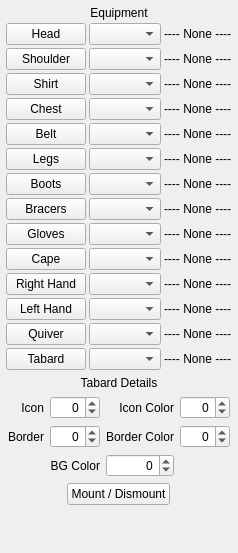
<?xml version="1.0" encoding="UTF-8"?>
<ui version="4.0">
 <class>dockWidget_Equipment</class>
 <widget class="QWidget" name="dockWidget_Equipment">
  <property name="geometry">
   <rect>
    <x>0</x>
    <y>0</y>
    <width>236</width>
    <height>553</height>
   </rect>
  </property>
  <property name="windowTitle">
   <string notr="true"/>
  </property>
  <layout class="QVBoxLayout" name="verticalLayout">
   <property name="leftMargin">
    <number>6</number>
   </property>
   <property name="topMargin">
    <number>6</number>
   </property>
   <property name="rightMargin">
    <number>6</number>
   </property>
   <property name="bottomMargin">
    <number>6</number>
   </property>
   <item>
    <layout class="QVBoxLayout" name="verticalLayout_2">
     <property name="spacing">
      <number>3</number>
     </property>
     <item>
      <widget class="QLabel" name="label_8">
       <property name="text">
        <string>Equipment</string>
       </property>
       <property name="alignment">
        <set>Qt::AlignCenter</set>
       </property>
      </widget>
     </item>
     <item>
      <layout class="QHBoxLayout" name="horizontalLayout_2">
       <item>
        <widget class="QPushButton" name="charHeadButton">
         <property name="sizePolicy">
          <sizepolicy hsizetype="Maximum" vsizetype="Fixed">
           <horstretch>0</horstretch>
           <verstretch>0</verstretch>
          </sizepolicy>
         </property>
         <property name="text">
          <string>Head</string>
         </property>
        </widget>
       </item>
       <item>
        <widget class="QComboBox" name="charHeadPulldown">
         <property name="sizeAdjustPolicy">
          <enum>QComboBox::AdjustToContents</enum>
         </property>
        </widget>
       </item>
       <item>
        <widget class="QLabel" name="charHeadLabel">
         <property name="sizePolicy">
          <sizepolicy hsizetype="MinimumExpanding" vsizetype="Preferred">
           <horstretch>0</horstretch>
           <verstretch>0</verstretch>
          </sizepolicy>
         </property>
         <property name="text">
          <string extracomment="Meant to indicate nothing has been selected">---- None ----</string>
         </property>
        </widget>
       </item>
      </layout>
     </item>
     <item>
      <layout class="QHBoxLayout" name="horizontalLayout_3">
       <item>
        <widget class="QPushButton" name="charShoulderButton">
         <property name="sizePolicy">
          <sizepolicy hsizetype="Maximum" vsizetype="Fixed">
           <horstretch>0</horstretch>
           <verstretch>0</verstretch>
          </sizepolicy>
         </property>
         <property name="text">
          <string>Shoulder</string>
         </property>
        </widget>
       </item>
       <item>
        <widget class="QComboBox" name="charShoulderPulldown">
         <property name="sizeAdjustPolicy">
          <enum>QComboBox::AdjustToContents</enum>
         </property>
        </widget>
       </item>
       <item>
        <widget class="QLabel" name="charShoulderLabel">
         <property name="sizePolicy">
          <sizepolicy hsizetype="MinimumExpanding" vsizetype="Preferred">
           <horstretch>0</horstretch>
           <verstretch>0</verstretch>
          </sizepolicy>
         </property>
         <property name="text">
          <string extracomment="Meant to indicate nothing has been selected">---- None ----</string>
         </property>
        </widget>
       </item>
      </layout>
     </item>
     <item>
      <layout class="QHBoxLayout" name="horizontalLayout_4">
       <item>
        <widget class="QPushButton" name="charShirtButton">
         <property name="sizePolicy">
          <sizepolicy hsizetype="Maximum" vsizetype="Fixed">
           <horstretch>0</horstretch>
           <verstretch>0</verstretch>
          </sizepolicy>
         </property>
         <property name="text">
          <string>Shirt</string>
         </property>
        </widget>
       </item>
       <item>
        <widget class="QComboBox" name="charShirtPulldown">
         <property name="sizeAdjustPolicy">
          <enum>QComboBox::AdjustToContents</enum>
         </property>
        </widget>
       </item>
       <item>
        <widget class="QLabel" name="charShirtLabel">
         <property name="sizePolicy">
          <sizepolicy hsizetype="MinimumExpanding" vsizetype="Preferred">
           <horstretch>0</horstretch>
           <verstretch>0</verstretch>
          </sizepolicy>
         </property>
         <property name="text">
          <string extracomment="Meant to indicate nothing has been selected">---- None ----</string>
         </property>
        </widget>
       </item>
      </layout>
     </item>
     <item>
      <layout class="QHBoxLayout" name="horizontalLayout_5">
       <item>
        <widget class="QPushButton" name="charChestButton">
         <property name="sizePolicy">
          <sizepolicy hsizetype="Maximum" vsizetype="Fixed">
           <horstretch>0</horstretch>
           <verstretch>0</verstretch>
          </sizepolicy>
         </property>
         <property name="text">
          <string>Chest</string>
         </property>
        </widget>
       </item>
       <item>
        <widget class="QComboBox" name="charChestPulldown">
         <property name="sizeAdjustPolicy">
          <enum>QComboBox::AdjustToContents</enum>
         </property>
        </widget>
       </item>
       <item>
        <widget class="QLabel" name="charChestLabel">
         <property name="sizePolicy">
          <sizepolicy hsizetype="MinimumExpanding" vsizetype="Preferred">
           <horstretch>0</horstretch>
           <verstretch>0</verstretch>
          </sizepolicy>
         </property>
         <property name="text">
          <string extracomment="Meant to indicate nothing has been selected">---- None ----</string>
         </property>
        </widget>
       </item>
      </layout>
     </item>
     <item>
      <layout class="QHBoxLayout" name="horizontalLayout_6">
       <item>
        <widget class="QPushButton" name="charBeltButton">
         <property name="sizePolicy">
          <sizepolicy hsizetype="Maximum" vsizetype="Fixed">
           <horstretch>0</horstretch>
           <verstretch>0</verstretch>
          </sizepolicy>
         </property>
         <property name="text">
          <string>Belt</string>
         </property>
        </widget>
       </item>
       <item>
        <widget class="QComboBox" name="charBeltPulldown">
         <property name="sizeAdjustPolicy">
          <enum>QComboBox::AdjustToContents</enum>
         </property>
        </widget>
       </item>
       <item>
        <widget class="QLabel" name="charBeltLabel">
         <property name="sizePolicy">
          <sizepolicy hsizetype="MinimumExpanding" vsizetype="Preferred">
           <horstretch>0</horstretch>
           <verstretch>0</verstretch>
          </sizepolicy>
         </property>
         <property name="text">
          <string extracomment="Meant to indicate nothing has been selected">---- None ----</string>
         </property>
        </widget>
       </item>
      </layout>
     </item>
     <item>
      <layout class="QHBoxLayout" name="horizontalLayout_7">
       <item>
        <widget class="QPushButton" name="charLegsButton">
         <property name="sizePolicy">
          <sizepolicy hsizetype="Maximum" vsizetype="Fixed">
           <horstretch>0</horstretch>
           <verstretch>0</verstretch>
          </sizepolicy>
         </property>
         <property name="text">
          <string>Legs</string>
         </property>
        </widget>
       </item>
       <item>
        <widget class="QComboBox" name="charLegsPulldown">
         <property name="sizeAdjustPolicy">
          <enum>QComboBox::AdjustToContents</enum>
         </property>
        </widget>
       </item>
       <item>
        <widget class="QLabel" name="charLegsLabel">
         <property name="sizePolicy">
          <sizepolicy hsizetype="MinimumExpanding" vsizetype="Preferred">
           <horstretch>0</horstretch>
           <verstretch>0</verstretch>
          </sizepolicy>
         </property>
         <property name="text">
          <string extracomment="Meant to indicate nothing has been selected">---- None ----</string>
         </property>
        </widget>
       </item>
      </layout>
     </item>
     <item>
      <layout class="QHBoxLayout" name="horizontalLayout_9">
       <item>
        <widget class="QPushButton" name="charBootsButton">
         <property name="sizePolicy">
          <sizepolicy hsizetype="Maximum" vsizetype="Fixed">
           <horstretch>0</horstretch>
           <verstretch>0</verstretch>
          </sizepolicy>
         </property>
         <property name="text">
          <string>Boots</string>
         </property>
        </widget>
       </item>
       <item>
        <widget class="QComboBox" name="charBootsPulldown">
         <property name="sizeAdjustPolicy">
          <enum>QComboBox::AdjustToContents</enum>
         </property>
        </widget>
       </item>
       <item>
        <widget class="QLabel" name="charBootsLabel">
         <property name="sizePolicy">
          <sizepolicy hsizetype="MinimumExpanding" vsizetype="Preferred">
           <horstretch>0</horstretch>
           <verstretch>0</verstretch>
          </sizepolicy>
         </property>
         <property name="text">
          <string extracomment="Meant to indicate nothing has been selected">---- None ----</string>
         </property>
        </widget>
       </item>
      </layout>
     </item>
     <item>
      <layout class="QHBoxLayout" name="horizontalLayout_10">
       <item>
        <widget class="QPushButton" name="charBracersButton">
         <property name="sizePolicy">
          <sizepolicy hsizetype="Maximum" vsizetype="Fixed">
           <horstretch>0</horstretch>
           <verstretch>0</verstretch>
          </sizepolicy>
         </property>
         <property name="text">
          <string>Bracers</string>
         </property>
        </widget>
       </item>
       <item>
        <widget class="QComboBox" name="charBracersPulldown">
         <property name="sizeAdjustPolicy">
          <enum>QComboBox::AdjustToContents</enum>
         </property>
        </widget>
       </item>
       <item>
        <widget class="QLabel" name="charBracersLabel">
         <property name="sizePolicy">
          <sizepolicy hsizetype="MinimumExpanding" vsizetype="Preferred">
           <horstretch>0</horstretch>
           <verstretch>0</verstretch>
          </sizepolicy>
         </property>
         <property name="text">
          <string extracomment="Meant to indicate nothing has been selected">---- None ----</string>
         </property>
        </widget>
       </item>
      </layout>
     </item>
     <item>
      <layout class="QHBoxLayout" name="horizontalLayout_11">
       <item>
        <widget class="QPushButton" name="charGlovesButton">
         <property name="sizePolicy">
          <sizepolicy hsizetype="Maximum" vsizetype="Fixed">
           <horstretch>0</horstretch>
           <verstretch>0</verstretch>
          </sizepolicy>
         </property>
         <property name="text">
          <string>Gloves</string>
         </property>
        </widget>
       </item>
       <item>
        <widget class="QComboBox" name="charGlovesPulldown">
         <property name="sizeAdjustPolicy">
          <enum>QComboBox::AdjustToContents</enum>
         </property>
        </widget>
       </item>
       <item>
        <widget class="QLabel" name="charGlovesLabel">
         <property name="sizePolicy">
          <sizepolicy hsizetype="MinimumExpanding" vsizetype="Preferred">
           <horstretch>0</horstretch>
           <verstretch>0</verstretch>
          </sizepolicy>
         </property>
         <property name="text">
          <string extracomment="Meant to indicate nothing has been selected">---- None ----</string>
         </property>
        </widget>
       </item>
      </layout>
     </item>
     <item>
      <layout class="QHBoxLayout" name="horizontalLayout_8">
       <item>
        <widget class="QPushButton" name="charCapeButton">
         <property name="sizePolicy">
          <sizepolicy hsizetype="Maximum" vsizetype="Fixed">
           <horstretch>0</horstretch>
           <verstretch>0</verstretch>
          </sizepolicy>
         </property>
         <property name="text">
          <string>Cape</string>
         </property>
        </widget>
       </item>
       <item>
        <widget class="QComboBox" name="charCapePulldown">
         <property name="sizeAdjustPolicy">
          <enum>QComboBox::AdjustToContents</enum>
         </property>
        </widget>
       </item>
       <item>
        <widget class="QLabel" name="charCapeLabel">
         <property name="sizePolicy">
          <sizepolicy hsizetype="MinimumExpanding" vsizetype="Preferred">
           <horstretch>0</horstretch>
           <verstretch>0</verstretch>
          </sizepolicy>
         </property>
         <property name="text">
          <string extracomment="Meant to indicate nothing has been selected">---- None ----</string>
         </property>
        </widget>
       </item>
      </layout>
     </item>
     <item>
      <layout class="QHBoxLayout" name="horizontalLayout_13">
       <item>
        <widget class="QPushButton" name="charRightHandButton">
         <property name="sizePolicy">
          <sizepolicy hsizetype="Maximum" vsizetype="Fixed">
           <horstretch>0</horstretch>
           <verstretch>0</verstretch>
          </sizepolicy>
         </property>
         <property name="text">
          <string>Right Hand</string>
         </property>
        </widget>
       </item>
       <item>
        <widget class="QComboBox" name="charRightHandPulldown">
         <property name="sizeAdjustPolicy">
          <enum>QComboBox::AdjustToContents</enum>
         </property>
        </widget>
       </item>
       <item>
        <widget class="QLabel" name="charRightHandLabel">
         <property name="sizePolicy">
          <sizepolicy hsizetype="MinimumExpanding" vsizetype="Preferred">
           <horstretch>0</horstretch>
           <verstretch>0</verstretch>
          </sizepolicy>
         </property>
         <property name="text">
          <string extracomment="Meant to indicate nothing has been selected">---- None ----</string>
         </property>
        </widget>
       </item>
      </layout>
     </item>
     <item>
      <layout class="QHBoxLayout" name="horizontalLayout_14">
       <item>
        <widget class="QPushButton" name="charLeftHandButton">
         <property name="sizePolicy">
          <sizepolicy hsizetype="Maximum" vsizetype="Fixed">
           <horstretch>0</horstretch>
           <verstretch>0</verstretch>
          </sizepolicy>
         </property>
         <property name="text">
          <string>Left Hand</string>
         </property>
        </widget>
       </item>
       <item>
        <widget class="QComboBox" name="charLeftHandPulldown">
         <property name="sizeAdjustPolicy">
          <enum>QComboBox::AdjustToContents</enum>
         </property>
        </widget>
       </item>
       <item>
        <widget class="QLabel" name="charLeftHandLabel">
         <property name="sizePolicy">
          <sizepolicy hsizetype="MinimumExpanding" vsizetype="Preferred">
           <horstretch>0</horstretch>
           <verstretch>0</verstretch>
          </sizepolicy>
         </property>
         <property name="text">
          <string extracomment="Meant to indicate nothing has been selected">---- None ----</string>
         </property>
        </widget>
       </item>
      </layout>
     </item>
     <item>
      <layout class="QHBoxLayout" name="horizontalLayout_12">
       <item>
        <widget class="QPushButton" name="charQuiverButton">
         <property name="sizePolicy">
          <sizepolicy hsizetype="Maximum" vsizetype="Fixed">
           <horstretch>0</horstretch>
           <verstretch>0</verstretch>
          </sizepolicy>
         </property>
         <property name="text">
          <string>Quiver</string>
         </property>
        </widget>
       </item>
       <item>
        <widget class="QComboBox" name="charQuiverPulldown">
         <property name="sizeAdjustPolicy">
          <enum>QComboBox::AdjustToContents</enum>
         </property>
        </widget>
       </item>
       <item>
        <widget class="QLabel" name="charQuiverLabel">
         <property name="sizePolicy">
          <sizepolicy hsizetype="MinimumExpanding" vsizetype="Preferred">
           <horstretch>0</horstretch>
           <verstretch>0</verstretch>
          </sizepolicy>
         </property>
         <property name="text">
          <string extracomment="Meant to indicate nothing has been selected">---- None ----</string>
         </property>
        </widget>
       </item>
      </layout>
     </item>
     <item>
      <layout class="QHBoxLayout" name="horizontalLayout_15">
       <item>
        <widget class="QPushButton" name="charTabardButton">
         <property name="sizePolicy">
          <sizepolicy hsizetype="Maximum" vsizetype="Fixed">
           <horstretch>0</horstretch>
           <verstretch>0</verstretch>
          </sizepolicy>
         </property>
         <property name="text">
          <string>Tabard</string>
         </property>
        </widget>
       </item>
       <item>
        <widget class="QComboBox" name="charTabardPulldown">
         <property name="sizeAdjustPolicy">
          <enum>QComboBox::AdjustToContents</enum>
         </property>
        </widget>
       </item>
       <item>
        <widget class="QLabel" name="charTabardLabel">
         <property name="sizePolicy">
          <sizepolicy hsizetype="MinimumExpanding" vsizetype="Preferred">
           <horstretch>0</horstretch>
           <verstretch>0</verstretch>
          </sizepolicy>
         </property>
         <property name="text">
          <string extracomment="Meant to indicate nothing has been selected">---- None ----</string>
         </property>
        </widget>
       </item>
      </layout>
     </item>
    </layout>
   </item>
   <item>
    <layout class="QGridLayout" name="gridLayout_3">
     <item row="2" column="2">
      <widget class="QSpinBox" name="spinBox_2">
       <property name="minimumSize">
        <size>
         <width>50</width>
         <height>0</height>
        </size>
       </property>
       <property name="wrapping">
        <bool>true</bool>
       </property>
       <property name="alignment">
        <set>Qt::AlignRight|Qt::AlignTrailing|Qt::AlignVCenter</set>
       </property>
       <property name="correctionMode">
        <enum>QAbstractSpinBox::CorrectToNearestValue</enum>
       </property>
      </widget>
     </item>
     <item row="1" column="4">
      <widget class="QSpinBox" name="spinBox_3">
       <property name="minimumSize">
        <size>
         <width>50</width>
         <height>0</height>
        </size>
       </property>
       <property name="wrapping">
        <bool>true</bool>
       </property>
       <property name="alignment">
        <set>Qt::AlignRight|Qt::AlignTrailing|Qt::AlignVCenter</set>
       </property>
       <property name="correctionMode">
        <enum>QAbstractSpinBox::CorrectToNearestValue</enum>
       </property>
      </widget>
     </item>
     <item row="2" column="3">
      <widget class="QLabel" name="label_5">
       <property name="text">
        <string>Border Color</string>
       </property>
       <property name="alignment">
        <set>Qt::AlignRight|Qt::AlignTrailing|Qt::AlignVCenter</set>
       </property>
      </widget>
     </item>
     <item row="3" column="2">
      <widget class="QLabel" name="label_6">
       <property name="text">
        <string>BG Color</string>
       </property>
       <property name="alignment">
        <set>Qt::AlignRight|Qt::AlignTrailing|Qt::AlignVCenter</set>
       </property>
      </widget>
     </item>
     <item row="1" column="2">
      <widget class="QSpinBox" name="spinBox_4">
       <property name="minimumSize">
        <size>
         <width>50</width>
         <height>0</height>
        </size>
       </property>
       <property name="wrapping">
        <bool>true</bool>
       </property>
       <property name="alignment">
        <set>Qt::AlignRight|Qt::AlignTrailing|Qt::AlignVCenter</set>
       </property>
       <property name="correctionMode">
        <enum>QAbstractSpinBox::CorrectToNearestValue</enum>
       </property>
      </widget>
     </item>
     <item row="2" column="4">
      <widget class="QSpinBox" name="spinBox">
       <property name="minimumSize">
        <size>
         <width>50</width>
         <height>0</height>
        </size>
       </property>
       <property name="wrapping">
        <bool>true</bool>
       </property>
       <property name="alignment">
        <set>Qt::AlignRight|Qt::AlignTrailing|Qt::AlignVCenter</set>
       </property>
       <property name="correctionMode">
        <enum>QAbstractSpinBox::CorrectToNearestValue</enum>
       </property>
      </widget>
     </item>
     <item row="0" column="1" colspan="4">
      <widget class="QLabel" name="label_7">
       <property name="text">
        <string>Tabard Details</string>
       </property>
       <property name="alignment">
        <set>Qt::AlignCenter</set>
       </property>
      </widget>
     </item>
     <item row="3" column="3">
      <widget class="QSpinBox" name="spinBox_5">
       <property name="minimumSize">
        <size>
         <width>50</width>
         <height>0</height>
        </size>
       </property>
       <property name="wrapping">
        <bool>true</bool>
       </property>
       <property name="alignment">
        <set>Qt::AlignRight|Qt::AlignTrailing|Qt::AlignVCenter</set>
       </property>
       <property name="correctionMode">
        <enum>QAbstractSpinBox::CorrectToNearestValue</enum>
       </property>
      </widget>
     </item>
     <item row="1" column="1">
      <widget class="QLabel" name="label_2">
       <property name="text">
        <string>Icon</string>
       </property>
       <property name="alignment">
        <set>Qt::AlignRight|Qt::AlignTrailing|Qt::AlignVCenter</set>
       </property>
      </widget>
     </item>
     <item row="1" column="3">
      <widget class="QLabel" name="label_3">
       <property name="text">
        <string>Icon Color</string>
       </property>
       <property name="alignment">
        <set>Qt::AlignRight|Qt::AlignTrailing|Qt::AlignVCenter</set>
       </property>
      </widget>
     </item>
     <item row="2" column="1">
      <widget class="QLabel" name="label_4">
       <property name="text">
        <string>Border</string>
       </property>
       <property name="alignment">
        <set>Qt::AlignRight|Qt::AlignTrailing|Qt::AlignVCenter</set>
       </property>
      </widget>
     </item>
     <item row="0" column="0">
      <spacer name="horizontalSpacer">
       <property name="orientation">
        <enum>Qt::Horizontal</enum>
       </property>
       <property name="sizeHint" stdset="0">
        <size>
         <width>40</width>
         <height>5</height>
        </size>
       </property>
      </spacer>
     </item>
     <item row="0" column="5">
      <spacer name="horizontalSpacer_2">
       <property name="orientation">
        <enum>Qt::Horizontal</enum>
       </property>
       <property name="sizeHint" stdset="0">
        <size>
         <width>40</width>
         <height>5</height>
        </size>
       </property>
      </spacer>
     </item>
    </layout>
   </item>
   <item alignment="Qt::AlignHCenter">
    <widget class="QPushButton" name="pushButton">
     <property name="text">
      <string>Mount / Dismount</string>
     </property>
    </widget>
   </item>
   <item>
    <spacer name="verticalSpacer">
     <property name="orientation">
      <enum>Qt::Vertical</enum>
     </property>
     <property name="sizeHint" stdset="0">
      <size>
       <width>20</width>
       <height>0</height>
      </size>
     </property>
    </spacer>
   </item>
  </layout>
 </widget>
 <resources/>
 <connections/>
</ui>
